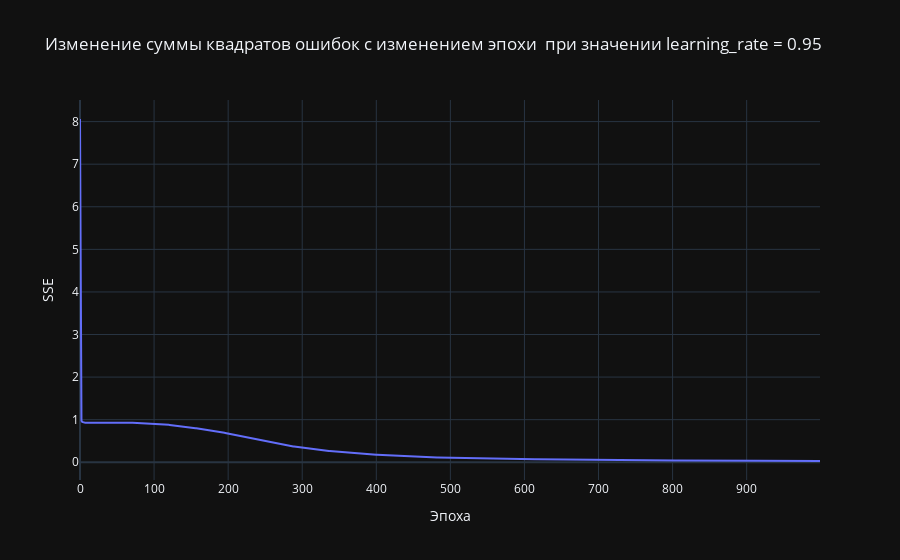

Source (notebook cell):
### Code cell
epochs = 1000
model = NeuralNetwork(input_size=inp_nod,hidden_size=hid_nod,output_size=out_nod,learning_rate=lr)
probka,SQE = model.train(X=X_train,y=Y_train,ep=epochs)
dp = pd.DataFrame({"x":list(range(len(SQE))),"y":map(np.float64,SQE)})
fig = plx.line(data_frame=dp,
               x="x",y="y",
               title=f"Изменение суммы квадратов ошибок с изменением эпохи \nпри значении learning_rate = {lr}",
               labels={"x":"Эпоха","y":"SSE"})

fig.show()

### Figure 1 — Plotly figure (JSON) as saved in the notebook; plotly's stock layout.template omitted (floating-point values rounded to 4 significant figures; data arrays with more than 128 entries replaced by an {"elided": "..."} marker saying what was removed)
{"data": [{"hovertemplate": "Эпоха=%{x}<br>SSE=%{y}<extra></extra>", "legendgroup": "", "line": {"color": "#636efa", "dash": "solid"}, "marker": {"symbol": "circle"}, "mode": "lines", "name": "", "orientation": "v", "showlegend": false, "x": {"elided": "1000 int values"}, "xaxis": "x", "y": {"elided": "1000 float values"}, "yaxis": "y", "type": "scatter"}], "layout": {"xaxis": {"anchor": "y", "domain": [0.0, 1.0], "title": {"text": "Эпоха"}}, "yaxis": {"anchor": "x", "domain": [0.0, 1.0], "title": {"text": "SSE"}}, "legend": {"tracegroupgap": 0}, "title": {"text": "Изменение суммы квадратов ошибок с изменением эпохи \nпри значении learning_rate = 0.95"}}}
